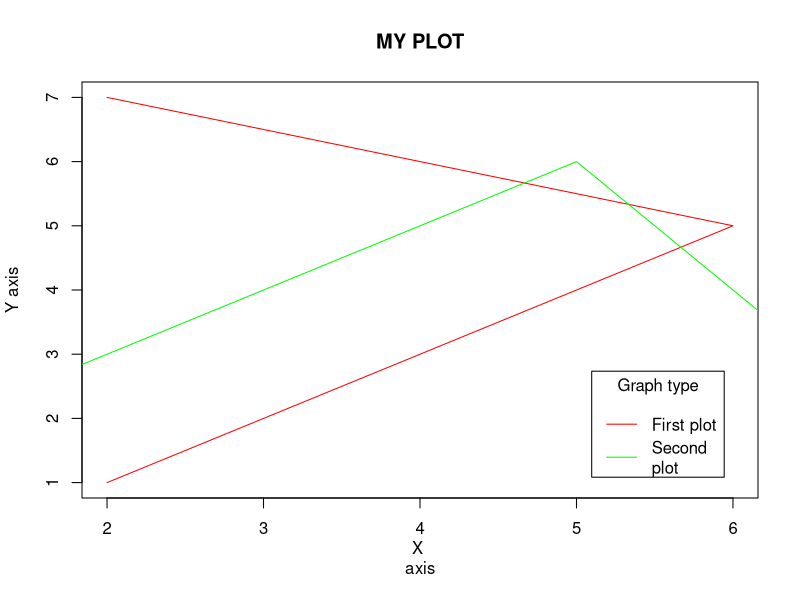

Generate this figure with R:
a<-c(2,4,6,2) 
b<-c(1,3,5,7) 
c<-c(1,3,5,7) 
d<-c(2,4,6,2) 
plot(a,b,col="red",type="l",main="MY PLOT",xlab="X 
axis",ylab="Y axis") 
lines(c,d,col='green') 
legend('bottomright',inset=0.05,c("First plot","Second 
plot"),lty=1,col=c("red","green"),title="Graph type")